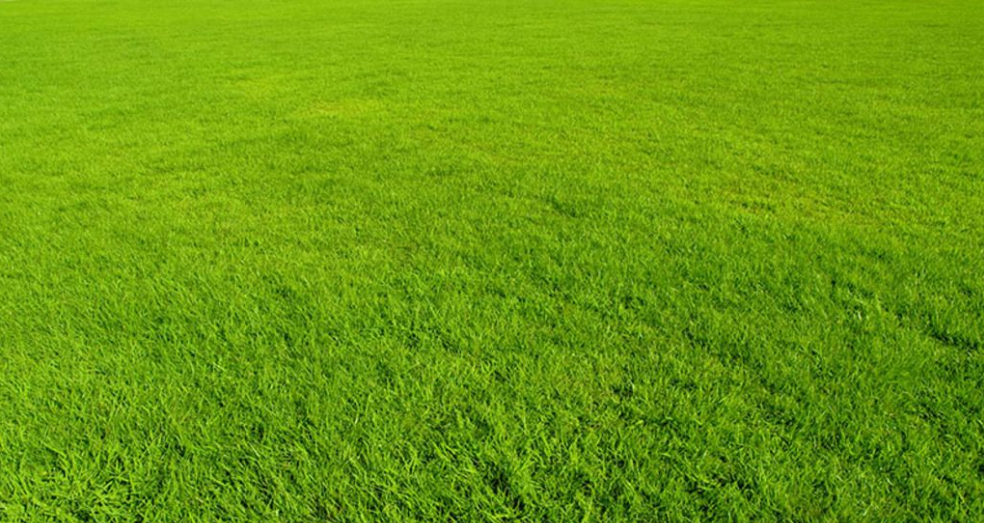
#> input picture mixPicture/grass.png, 984 x 523 px
$ python mix.py
#> lines starting #> are read from the running program, lines starting #| are printed output that depends on the picture
# -*- coding: utf-8 -*-
from PIL import Image
from matplotlib import pyplot as plt

# 加载底图
base_img = Image.open('grass.png')
#> base_img is the input picture: PIL image 984x523 RGBA; mean R, G, B, A 106.2, 153.2, 15.9, 255
# 可以查看图片的size和mode，常见mode有RGB和RGBA，RGBA比RGB多了Alpha透明度
# print base_img.size, base_img.mode
box1 = (166, 64, 320, 337)  # 底图上需要P掉的区域1
box2 = (366,266,420,337)    # 底图上需要P掉的区域2

# 加载需要P上去的图片
tmp_img = Image.open('tree.png')
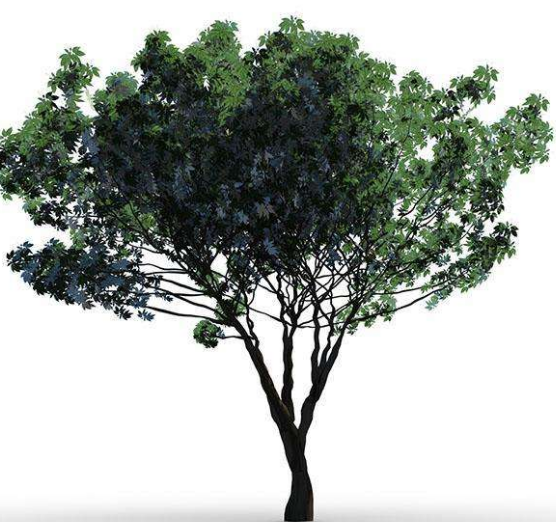
#> input picture mixPicture/tree.png, 556 x 522 px
#> tmp_img is the input picture: PIL image 556x522 RGBA; mean R, G, B, A 168.6, 174.4, 168.9, 255
tmp_img2 = Image.open('123.png')
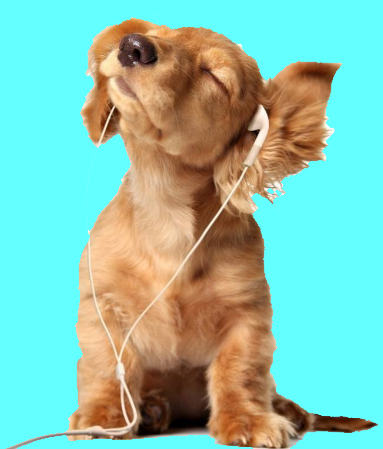
#> input picture mixPicture/123.png, 383 x 449 px
#> tmp_img2 is the input picture: PIL image 383x449 RGB; mean R, G, B 137, 193.7, 175
# 这里可以选择一块区域或者整张图片
# region = tmp_img.crop((0,0,304,546)) #选择一块区域
# 或者使用整张图片
region = tmp_img
region2 = tmp_img2
# 使用 paste(region, box) 方法将图片粘贴到另一种图片上去.
# 注意，region的大小必须和box的大小完全匹配。但是两张图片的mode可以不同，合并的时候回自动转化。如果需要保留透明度，则使用RGMA mode
# 提前将图片进行缩放，以适应box区域大小
# region = region.rotate(180) #对图片进行旋转
region = region.resize((box1[2] - box1[0], box1[3] - box1[1]))  #重新构建植入图片的长宽
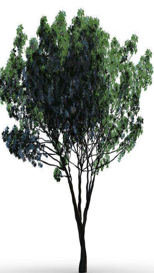
#> region: PIL image 154x273 RGBA; mean R, G, B, A 168.5, 174.3, 168.8, 255
region2 = region2.resize((box2[2] - box2[0], box2[3] - box2[1]))
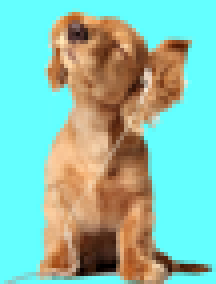
#> region2: PIL image 54x71 RGB (shown 4 times larger); mean R, G, B 137, 193.5, 174.8

base_img.paste(region, box1)  # 选择图片上植入另外一张图片的区域
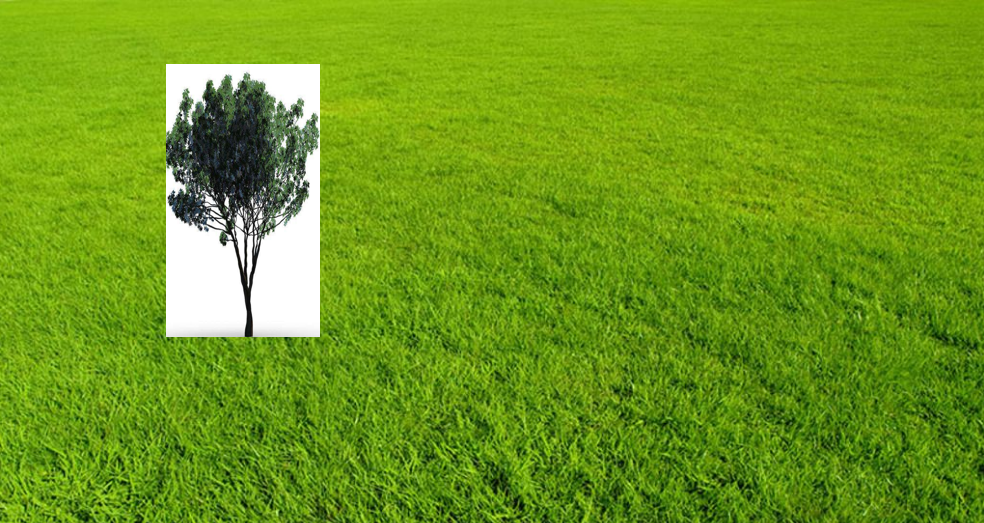
#> base_img: PIL image 984x523 RGBA; mean R, G, B, A 110.1, 153.7, 28.3, 255
base_img.paste(region2, box2)  # 选择图片上植入另外一张图片的区域

# 查看或者保存合成的图片
# base_img.save('./out.png')  # 保存图片
plt.imshow(base_img, cmap='gray')
plt.title('Edge Image'), plt.xticks([]), plt.yticks([])
plt.show()
